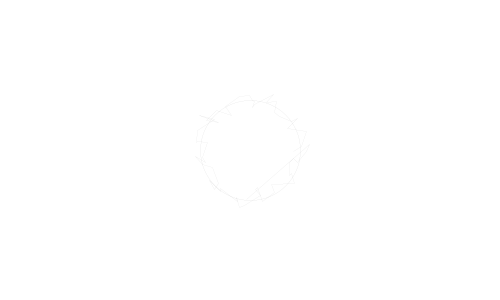
Frame 1 (no input)
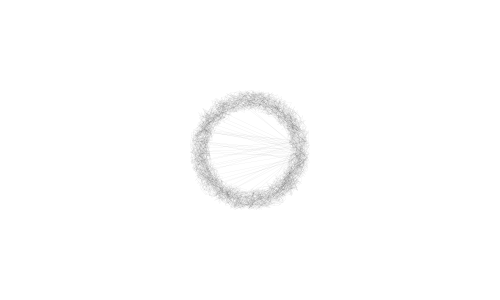
Frame 60 (the mouse pressed at the canvas centre just before this capture)
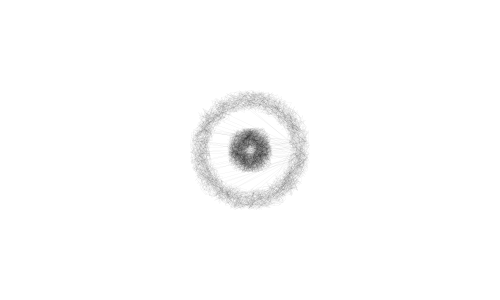
Frame 120 (the mouse held since frame 60 and released just before this capture)

The Processing sketch that drew these frames (run headless with seeded random() and noise(); from frame 60 on, the mouse is pressed at the canvas centre):

// Processing sketch: processing_140598
// ── processing_140598.pde


float radius = 50;
float centx, centy;
float xx,yy;
float rad = 0;
float step = random(radians(10));


void setup() {
  size(500,300);
  centx = width/2;
  centy = height/2;
  frameRate(30);
  strokeWeight(0.1);
  background(255);
  stroke(100,100);
  fill(255,0);
  ellipse(centx,centy,radius*2,radius*2);
}

void mousePressed() { 
  radius = random(50) + 10;
  strokeWeight(0.1);
  stroke(100,100);
  centx = mouseX;
  centy = mouseY;
  ellipse(centx,centy,radius*2,radius*2);
}

void keyPressed(){
  save("tmp.jpg");
}

void draw(){
  float ox,oy,x,y;
  stroke(0.3,50); 
  float angle = random(radians(360)); 

  ox = centx + radius * cos(angle);
  oy = centy + radius * sin(angle);
  x = ox; y = oy;

  for(float i = 0; i<= radians(1*360); i+=step){
    xx = centx + radius * cos(i) + random(-10,10);
    yy = centy + radius * sin(i) + random(-10,10);
    line(x,y,xx,yy);
    x = xx; y = yy;
  }  
  
}
